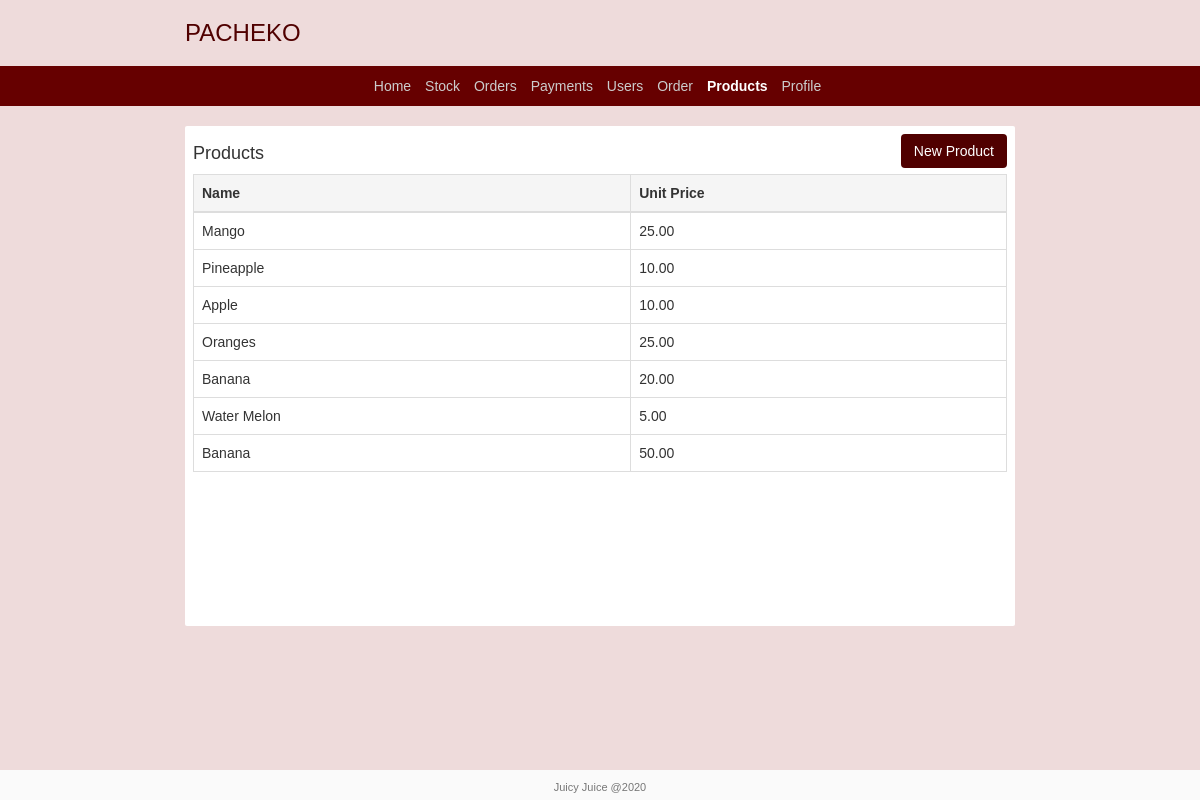
/products.php (signed in), run on the app's committed database.
### tables this page shows
CREATE TABLE `products` (
  `id` int(10) UNSIGNED NOT NULL,
  `name` varchar(255) DEFAULT NULL,
  `unit_price` decimal(12,2) NOT NULL DEFAULT '0.00'
);

### products.php (the view, shortened to what this page needs)
<!DOCTYPE html>
<html>
<head>
    <link rel="stylesheet" type="text/css" href="css/bootstrap.css">
    <link rel="stylesheet" type="text/css" href="css/styles.css">
</head>
<body>
<?php include "db.php" ?>
<?php include "header.php" ?>
<div class="container">
    <div class="content">
        <h4 class="pull-left">Products</h4>
        <?php if (isset($_SESSION['user']) && $_SESSION['user']->role == 'admin'): ?>
            <a href="product.php" class="btn btn-juicy-fill pull-right">New Product</a>
        <?php endif ?>
        <?php $products = mysqli_query($db, "SELECT * FROM products") ?>
        <table class="table table-bordered">
            <thead>
            <tr class="active">
                <th>Name</th>
                <th>Unit Price</th>
            </tr>
            </thead>
            <tbody>
            <?php while ($product = mysqli_fetch_object($products)) : ?>
                <tr>
                    <td><?php echo $product->name ?></td>
                    <td><?php echo $product->unit_price ?></td>
                </tr>
            <?php endwhile ?>
            </tbody>
        </table>
    </div>
</div>
<?php include 'footer.php' ?>
</body>
</html>

### css/styles.css (style rules this page uses)
* { margin: 0; padding: 0; }
html { position: relative; min-height: 100%; }
body { font-family: Ubuntu, sans-serif; background-color: #a02f2f2b; }
a { color: #500000; }
.container { margin-top: 20px; margin-bottom: 20px; width: 860px; }
.content { border-radius: 2px; background-color: #fff; padding: 8px; min-height: 500px; }
.btn-juicy-fill { color: #fff; background-color: #500000; border-color: transparent; }

### data on the page
products: name "Mango", unit_price "25.00"
products: name "Pineapple", unit_price "10.00"
products: name "Apple", unit_price "10.00"
products: name "Oranges", unit_price "25.00"
products: name "Banana", unit_price "20.00"
products: name "Water Melon", unit_price "5.00"
products: name "Banana", unit_price "50.00"
